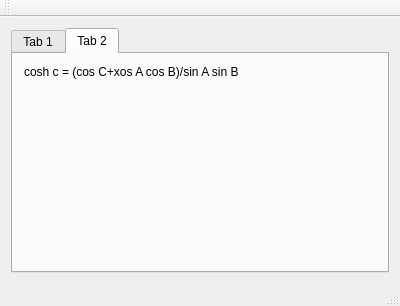
<?xml version="1.0" encoding="UTF-8"?>
<ui version="4.0">
 <class>Triangle</class>
 <widget class="QMainWindow" name="Triangle">
  <property name="geometry">
   <rect>
    <x>0</x>
    <y>0</y>
    <width>400</width>
    <height>306</height>
   </rect>
  </property>
  <property name="windowTitle">
   <string>Triangle</string>
  </property>
  <widget class="QWidget" name="centralWidget">
   <property name="currentIndex" stdset="0">
    <number>1</number>
   </property>
   <layout class="QGridLayout" name="gridLayout_2">
    <item row="0" column="0">
     <widget class="QTabWidget" name="tabWidget">
      <property name="currentIndex">
       <number>1</number>
      </property>
      <widget class="QWidget" name="tab_3">
       <attribute name="title">
        <string>Tab 1</string>
       </attribute>
       <layout class="QGridLayout" name="gridLayout">
        <item row="0" column="0">
         <widget class="QLabel" name="label">
          <property name="text">
           <string>A</string>
          </property>
         </widget>
        </item>
        <item row="0" column="1">
         <widget class="PersistentLineEdit" name="lineEditA"/>
        </item>
        <item row="1" column="0">
         <widget class="QLabel" name="label_5">
          <property name="text">
           <string>B</string>
          </property>
         </widget>
        </item>
        <item row="1" column="1">
         <widget class="PersistentLineEdit" name="lineEditB"/>
        </item>
        <item row="2" column="0">
         <widget class="QLabel" name="label_3">
          <property name="text">
           <string>C</string>
          </property>
         </widget>
        </item>
        <item row="2" column="1">
         <widget class="PersistentLineEdit" name="lineEditC"/>
        </item>
        <item row="3" column="0">
         <widget class="QLabel" name="label_4">
          <property name="text">
           <string>a</string>
          </property>
         </widget>
        </item>
        <item row="3" column="1">
         <widget class="PersistentLineEdit" name="lineEdita"/>
        </item>
        <item row="4" column="0">
         <widget class="QLabel" name="label_2">
          <property name="text">
           <string>b</string>
          </property>
         </widget>
        </item>
        <item row="4" column="1">
         <widget class="PersistentLineEdit" name="lineEditb"/>
        </item>
        <item row="5" column="0">
         <widget class="QLabel" name="label_6">
          <property name="text">
           <string>c</string>
          </property>
         </widget>
        </item>
        <item row="5" column="1">
         <widget class="PersistentLineEdit" name="lineEditc"/>
        </item>
       </layout>
      </widget>
      <widget class="QWidget" name="tab_4">
       <attribute name="title">
        <string>Tab 2</string>
       </attribute>
       <layout class="QVBoxLayout" name="verticalLayout">
        <item>
         <widget class="QLabel" name="label_7">
          <property name="text">
           <string>cosh c = (cos C+xos A cos B)/sin A sin B</string>
          </property>
         </widget>
        </item>
        <item>
         <spacer name="verticalSpacer">
          <property name="orientation">
           <enum>Qt::Vertical</enum>
          </property>
          <property name="sizeHint" stdset="0">
           <size>
            <width>20</width>
            <height>40</height>
           </size>
          </property>
         </spacer>
        </item>
       </layout>
      </widget>
     </widget>
    </item>
   </layout>
  </widget>
  <widget class="QMenuBar" name="menuBar">
   <property name="geometry">
    <rect>
     <x>0</x>
     <y>0</y>
     <width>400</width>
     <height>22</height>
    </rect>
   </property>
  </widget>
  <widget class="QToolBar" name="mainToolBar">
   <attribute name="toolBarArea">
    <enum>TopToolBarArea</enum>
   </attribute>
   <attribute name="toolBarBreak">
    <bool>false</bool>
   </attribute>
  </widget>
  <widget class="QStatusBar" name="statusBar"/>
 </widget>
 <layoutdefault spacing="6" margin="11"/>
 <customwidgets>
  <customwidget>
   <class>PersistentLineEdit</class>
   <extends>QLineEdit</extends>
   <header>persistentlineedit.h</header>
  </customwidget>
 </customwidgets>
 <tabstops>
  <tabstop>lineEditA</tabstop>
  <tabstop>lineEditB</tabstop>
  <tabstop>lineEditC</tabstop>
  <tabstop>lineEdita</tabstop>
  <tabstop>lineEditb</tabstop>
  <tabstop>lineEditc</tabstop>
 </tabstops>
 <resources/>
 <connections/>
</ui>
